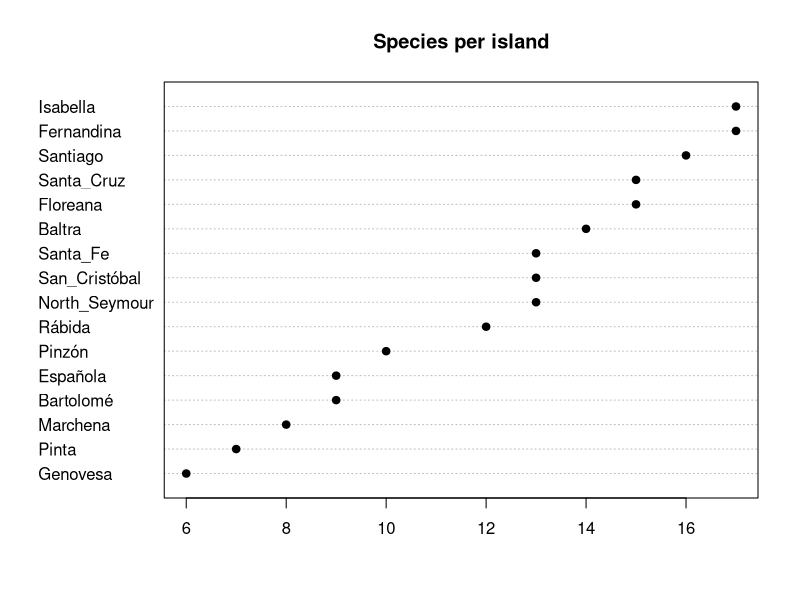
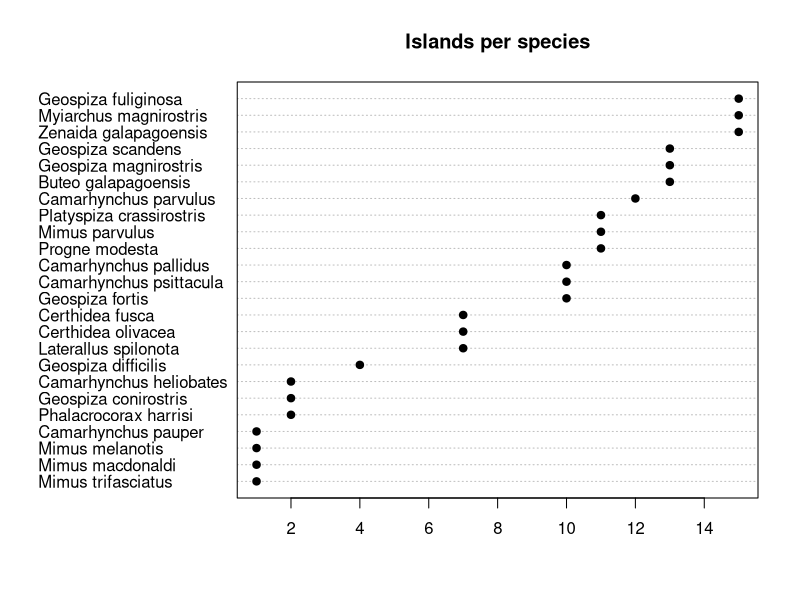
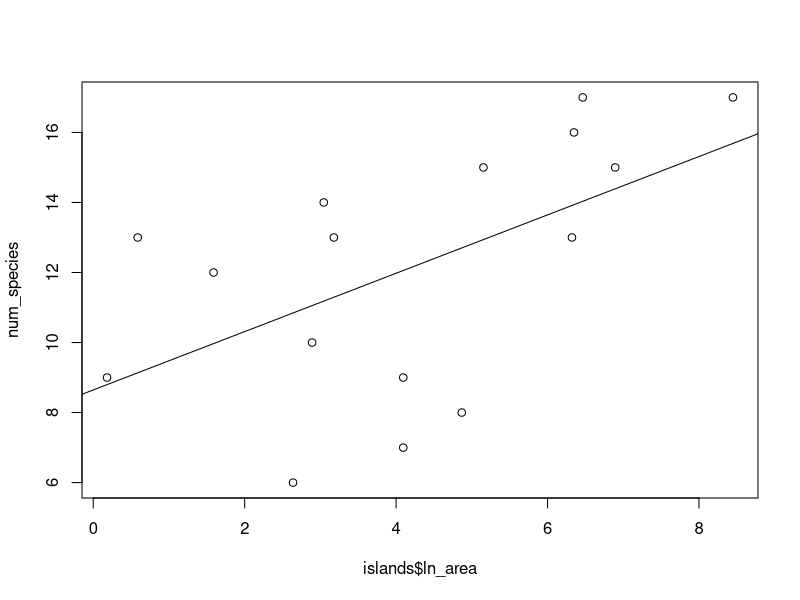

Reproduce these figures in R, in order. (Note: this script raises an error after producing the figures.)

## Read in the data
birds <- read.csv("galapagos_birds.csv", header = TRUE, row.names = 1)
islands <- read.csv("galapagos_islands.csv", header = TRUE)

# Log transform area and elevation
islands$ln_area <- log(islands$Area)
islands$ln_elev <- log(islands$Elevation)

# Tally and plot number of species per island
num_species <- colSums(birds) # skip first column with species names
dotchart(sort(num_species), main = "Species per island", pch = 19)

# Tallyname number of islands occupied by each species
num_islands <- rowSums(birds)
#names(num_islands) <- birds[,1]
dotchart(sort(num_islands), main = "Islands per species", pch = 19)

# Is number of species predicted by area 
area.lm <- lm(num_species ~ islands$ln_area)
summary(area.lm)

plot(num_species ~ islands$ln_area)
abline(area.lm)

x <- data.frame(ln_area = log(rep(10000, 16)))

predict(area.lm, x)

aelev.lm <- lm(num_species ~ islands$ln_elev)
summary(elev.lm)

# sort the 
num_spp_sorted <- sort(num_species)
num_islands_sorted <- sort(num_islands)

# Optional barplot
#op <- par(mar = c(12,3,2,2), mfrow = c(1,2))
op <- par(mfrow = c(1,2))
dotchart(sort(num_species), main = "Species per island")
dotchart(sort(num_islands), main = "Islands per species")
par(op)
# Defaults
par(mfrow = c(1,1))

